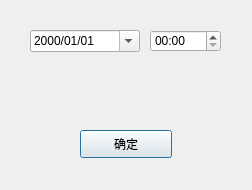
<?xml version="1.0" encoding="UTF-8"?>
<ui version="4.0">
 <class>Dialog</class>
 <widget class="QDialog" name="Dialog">
  <property name="geometry">
   <rect>
    <x>0</x>
    <y>0</y>
    <width>252</width>
    <height>190</height>
   </rect>
  </property>
  <property name="windowTitle">
   <string>Dialog</string>
  </property>
  <widget class="QPushButton" name="pushButton">
   <property name="geometry">
    <rect>
     <x>80</x>
     <y>130</y>
     <width>92</width>
     <height>28</height>
    </rect>
   </property>
   <property name="text">
    <string>确定</string>
   </property>
  </widget>
  <widget class="QDateEdit" name="dateEdit">
   <property name="geometry">
    <rect>
     <x>30</x>
     <y>30</y>
     <width>110</width>
     <height>22</height>
    </rect>
   </property>
   <property name="displayFormat">
    <string>yyyy/MM/dd</string>
   </property>
   <property name="calendarPopup">
    <bool>true</bool>
   </property>
   <property name="timeSpec">
    <enum>Qt::LocalTime</enum>
   </property>
  </widget>
  <widget class="QTimeEdit" name="timeEdit">
   <property name="geometry">
    <rect>
     <x>150</x>
     <y>30</y>
     <width>71</width>
     <height>22</height>
    </rect>
   </property>
   <property name="displayFormat">
    <string>HH:mm</string>
   </property>
  </widget>
 </widget>
 <resources/>
 <connections/>
</ui>
